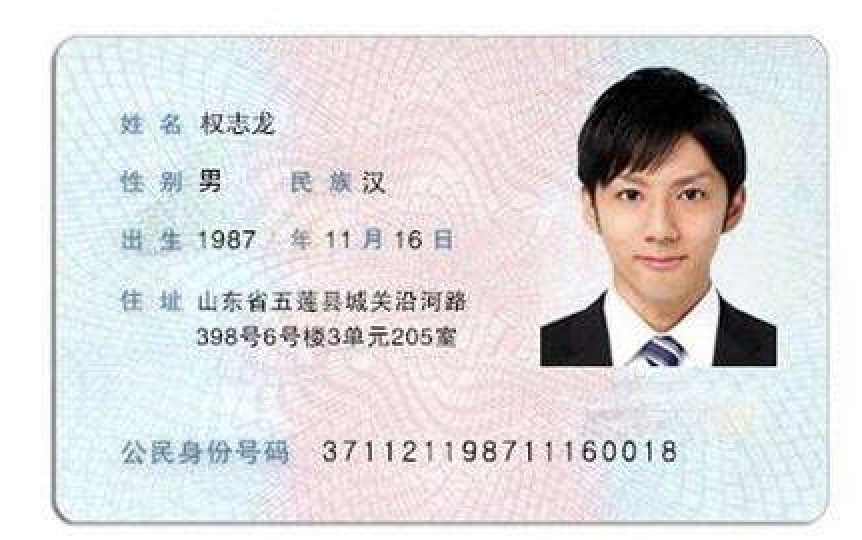
#> input picture 1.base/7.图形检测/边缘检测实例/多边形拟合/images/test/un/qzl.png, 862 x 540 px
$ jupyter execute 'Canny边缘相对提取.ipynb'
#> lines starting #> are read from the running program, lines starting #| are printed output that depends on the picture; after the words box and inside, x2 and y2 are one past the last pixel; in counts of white or black regions, pixels touching at a corner belong together
[cell 1]
import cv2
import matplotlib.pyplot as plt
import matplotlib
import numpy as np
from utils import common
isDebug=True
matplotlib.rcParams['font.sans-serif'] = ['SimHei']  # 设置中文字体为黑体
matplotlib.rcParams['axes.unicode_minus'] = False  # 解决负号显示问题
# img=cv2.imread("./idcard1.jpg")
# img=cv2.imread("./idcard2.png")
# img=cv2.imread("./images/zm.jpg")
img=cv2.imread("./images/test/un/qzl.png")
#> img is the input picture: shape (540, 862, 3); mean B, G, R 220.7, 219.4, 221.1
# 设置高斯滤波器的大小为5
kernel_size = 5
# blur_img = cv2.GaussianBlur(img, (kernel_size, kernel_size), 0)
gray=cv2.cvtColor(img, cv2.COLOR_BGR2GRAY)
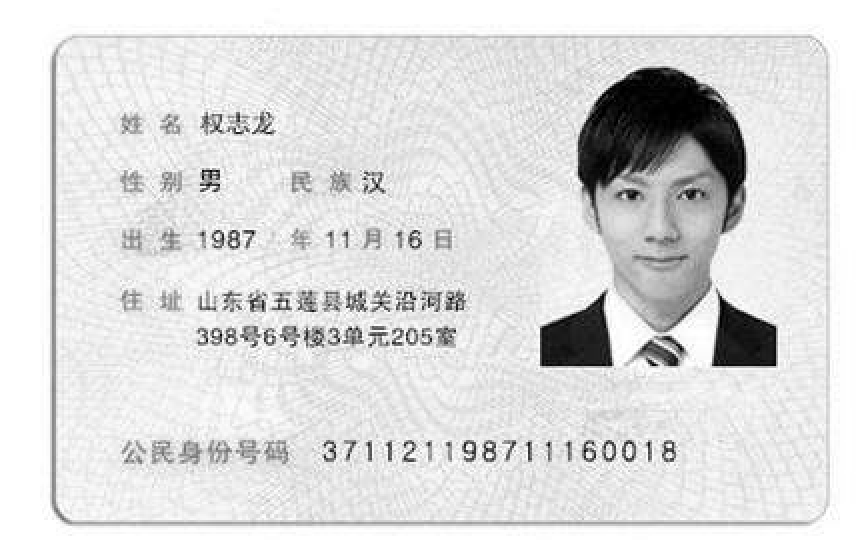
#> gray: shape (540, 862); min 0, max 255, mean 220.1
common.show(gray,"灰度图",cmap="gray",debug=isDebug)
#> (this line was passed over: utils is not available in this run)

_,dst=cv2.threshold(gray,0,255,cv2.THRESH_BINARY_INV + cv2.THRESH_OTSU)
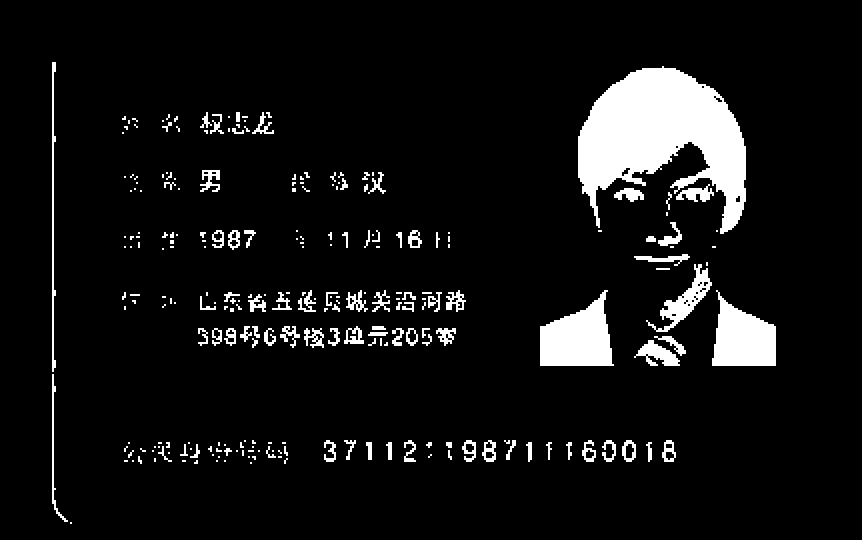
#> dst: shape (540, 862); 7.6% white; 249 white regions (140 under 20 px), largest, box (x1, y1, x2, y2) and area: (578, 66, 746, 234) 15708, (540, 290, 614, 366) 3712, (712, 290, 776, 366) 3232
common.show(dst,"二值化",cmap="gray",debug=isDebug)
#> (this line was passed over: utils is not available in this run)
kernel = np.ones((3, 3), np.uint8)

dilate = cv2.dilate(dst, kernel, iterations=9)
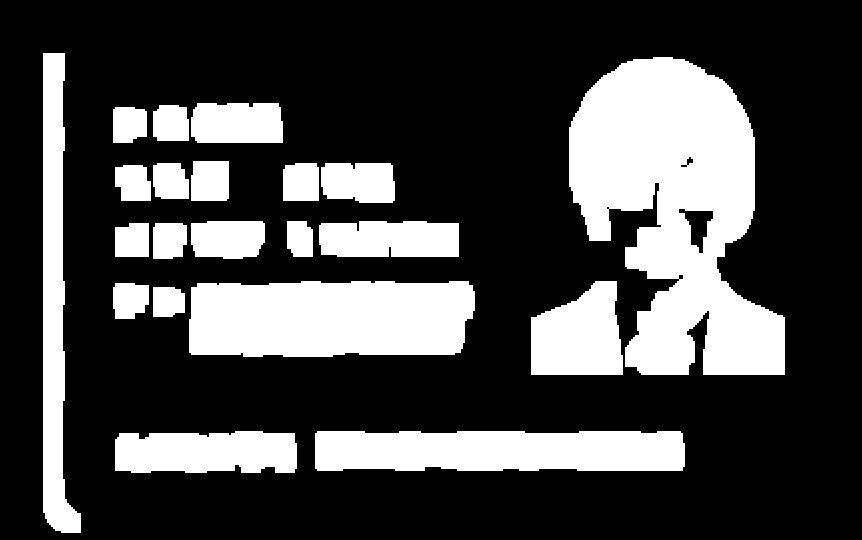
#> dilate: shape (540, 862); 27.3% white; 21 white regions
common.show(dilate, "膨胀",cmap="gray",debug=isDebug)
#> (this line was passed over: utils is not available in this run)
#進行开运算，腐蚀掉噪点，然后进行膨胀
# morph_open = cv2.morphologyEx(dilate, cv2.MORPH_OPEN, kernel)
# common.show(morph_open,"开运算",cmap="gray",debug=isDebug)
# 轮廓检测
contours, hierarchy = cv2.findContours(dilate, cv2.RETR_TREE, cv2.CHAIN_APPROX_SIMPLE)
#> contours = 26 contours, 2 with area under 20; largest, box (x1, y1, x2, y2) and area: (569, 57, 785, 375) 42656, (189, 281, 475, 357) 19894, (315, 431, 685, 471) 13752, (43, 53, 81, 533) 9718, (115, 431, 297, 473) 6693
imgc=img.copy()
maxarea=[];
whminratio=6
whmaxratio=12
# 遍历所有轮廓
for cnt in contours:
    # 进行多边形拟合
    approx = cv2.approxPolyDP(cnt, 0.01 * cv2.arcLength(cnt, True), True)
    x, y, w, h = cv2.boundingRect(cnt)
    if((float(w)/h>whminratio and float(w)/h<whmaxratio) or (float(h)/w>whminratio and float(h)/w<whmaxratio)):
        #cv2.rectangle(imgc, (x, y), (x + w, y + h), (0, 0, 255), 2)
        maxarea.append((x, y, w, h))
#> this loop made 26 passes
#> (x, y, w, h) on passes 2 to 13: (115, 431, 182, 42), (153, 287, 32, 30), (113, 283, 36, 36), (531, 281, 92, 94), (189, 281, 286, 76), (153, 223, 34, 36), (115, 223, 34, 34), (319, 221, 140, 36), (287, 221, 26, 36), (191, 221, 74, 38), (115, 165, 36, 36), (321, 163, 74, 40)
#> (approx, x, y, w, h) on pass 1: ([[315, 433], [317, 470], [684, 466], [680, 431]], 315, 431, 370, 40)
#> after the loop, maxarea = [(315, 431, 370, 40)]
    # 绘制矩形框
# data_areas = sorted(maxarea, key=lambda x: max([float(x[2])/x[3],float(x[3])/x[2]]),reverse=True)
data_areas = sorted(maxarea, key=lambda x: x[2]*x[3],reverse=True)
#> data_areas = [(315, 431, 370, 40)]
select_k=3
if(len(data_areas)>0):
    x, y, w, h = data_areas[0]
#> x = 315; y = 431; w = 370; h = 40
    height, width = img.shape[:2]
#> height = 540; width = 862
    dst=img.copy()
    if w < h:
        k=1;
        if x>y:
            k=3
            x, y, w, h = height-y-h,data_areas[0][0],data_areas[0][3],data_areas[0][2]
        else:
            x, y, w, h = data_areas[0][1],width-data_areas[0][0]-w,data_areas[0][3],data_areas[0][2]
        dst = np.rot90(img,k=k)

        dst = cv2.cvtColor(dst, cv2.COLOR_BGR2RGB)
    cv2.rectangle(dst, (x, y), (x + w, y + h), (0, 0, 255), 1)
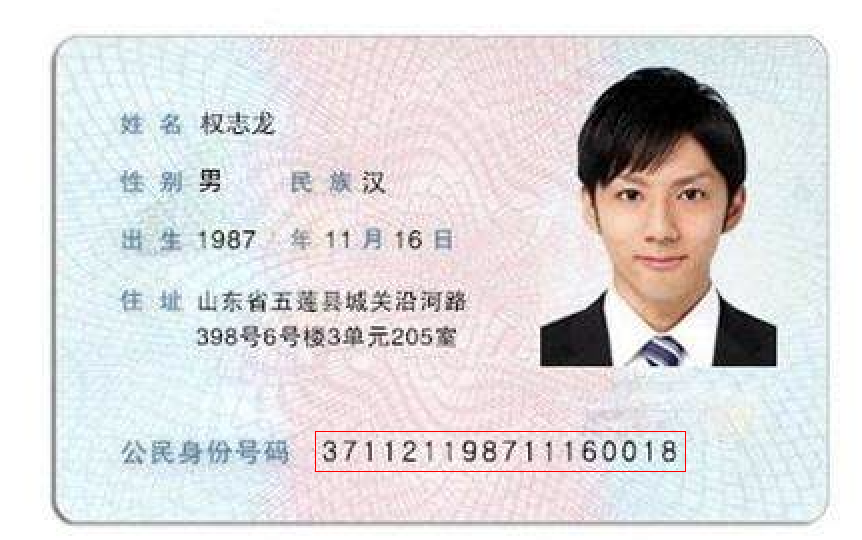
#> dst: shape (540, 862, 3); 0.18% of pixels changed, all inside (x1, y1, x2, y2) = (315, 431, 686, 472)
    common.show(dst,"边框图",cmap="gray",debug=True)
#> (this line was passed over: utils is not available in this run)
    print(y,h,y-8*h)
#| 431 40 111
    print(x,w,x-int(0.6*w))
#| 315 370 93
    crop_img = dst[abs(y-8*h):y+h, x-int(0.6*w):x+w]
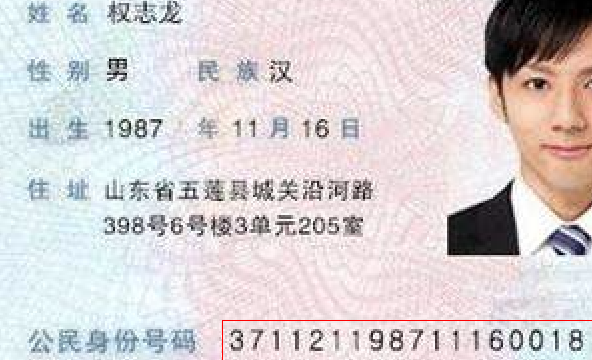
#> crop_img: shape (360, 592, 3); mean B, G, R 210.5, 209, 215
    common.show(crop_img,"截取图",debug=isDebug)
#> (this line was passed over: utils is not available in this run)
